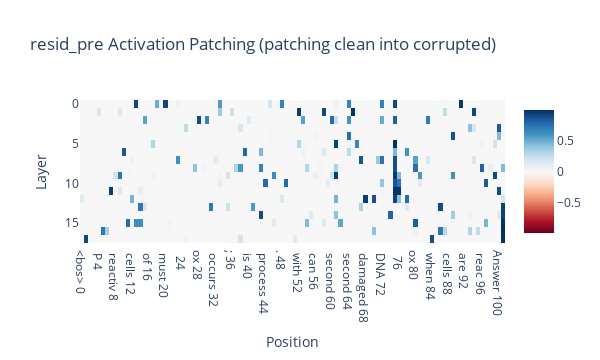
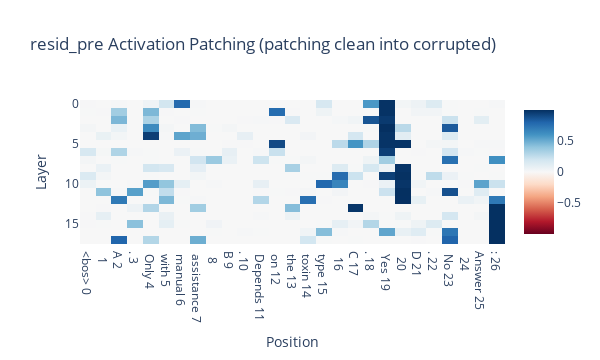
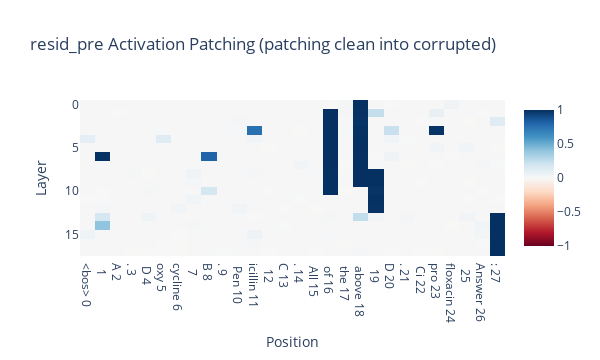
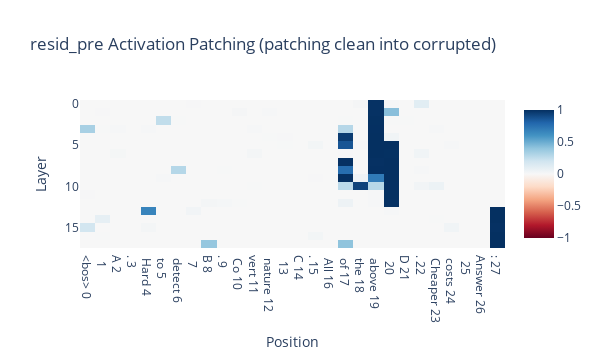

Write notebook code for charts like these, in order.
### Code cell
for i in range(len(labels)):

    imshow(
        act_patch_resid_pres[i],
        labels={"x": "Position", "y": "Layer"},
        x=labels[i],
        title="resid_pre Activation Patching (patching clean into corrupted)",
        width=600
    )

### Figure 1 — Plotly figure (JSON) as saved in the notebook; plotly's stock layout.template omitted (floating-point values rounded to 4 significant figures; data arrays with more than 128 entries replaced by an {"elided": "..."} marker saying what was removed)
{"data": [{"coloraxis": "coloraxis", "hovertemplate": "Position: %{x}<br>Layer: %{y}<br>color: %{z}<extra></extra>", "name": "0", "type": "heatmap", "x": ["<bos> 0", "\n 1", "A 2", ". 3", " P 4", "ox 5", "viruses 6", " are 7", " reactiv 8", "ated 9", " through 10", " transfected 11", " cells 12", "; 13", " the 14", " DNA 15", " of 16", " the 17", " second 18", " virus 19", " must 20", " be 21", " intact 22", ". 23", "\n 24", "B 25", ". 26", " P 27", "ox 28", "virus 29", " reac 30", "tivation 31", " occurs 32", " spontaneously 33", " in 34", " cells 35", "; 36", " the 37", " host 38", " range 39", " is 40", " irrelevant 41", " to 42", " this 43", " process 44", ". 45", "\n 46", "C 47", ". 48", " A 49", " cell 50", " infected 51", " with 52", " one 53", " pox 54", "virus 55", " can 56", " reac 57", "tivate 58", " a 59", " second 60", " virus 61", " if 62", " the 63", " second 64", " virus 65", " particles 66", " are 67", " damaged 68", " or 69", " if 70", " its 71", " DNA 72", " is 73", " extracted 74", ". 75", "\n 76", "D 77", ". 78", " P 79", "ox 80", "viruses 81", " reac 82", "tivate 83", " when 84", " transfected 85", " into 86", " different 87", " cells 88", "; 89", " damaged 90", " particles 91", " are 92", " not 93", " necessary 94", " for 95", " reac 96", "tivation 97", ". 98", "\n 99", "Answer 100", ": 101"], "xaxis": "x", "yaxis": "y", "z": {"elided": "18x102 float values"}}], "layout": {"coloraxis": {"cmid": 0, "colorscale": [[0, "rgb(103,0,31)"], [0.1, "rgb(178,24,43)"], [0.2, "rgb(214,96,77)"], [0.3, "rgb(244,165,130)"], [0.4, "rgb(253,219,199)"], [0.5, "rgb(247,247,247)"], [0.6, "rgb(209,229,240)"], [0.7, "rgb(146,197,222)"], [0.8, "rgb(67,147,195)"], [0.9, "rgb(33,102,172)"], [1, "rgb(5,48,97)"]]}, "height": 360, "title": {"text": "resid_pre Activation Patching (patching clean into corrupted)"}, "width": 600, "xaxis": {"anchor": "y", "autorange": true, "constrain": "domain", "domain": [0, 1], "range": [-0.5, 101.5], "scaleanchor": "y", "showspikes": false, "title": {"text": "Position"}, "type": "category"}, "yaxis": {"anchor": "x", "autorange": true, "constrain": "domain", "domain": [0, 1], "range": [17.5, -0.5], "showspikes": false, "title": {"text": "Layer"}}}}

### Figure 2 — Plotly figure (JSON) as saved in the notebook; plotly's stock layout.template omitted (floating-point values rounded to 4 significant figures; data arrays with more than 128 entries replaced by an {"elided": "..."} marker saying what was removed)
{"data": [{"coloraxis": "coloraxis", "hovertemplate": "Position: %{x}<br>Layer: %{y}<br>color: %{z}<extra></extra>", "name": "0", "type": "heatmap", "x": ["<bos> 0", "\n 1", "A 2", ". 3", " Only 4", " with 5", " manual 6", " assistance 7", "\n 8", "B 9", ". 10", " Depends 11", " on 12", " the 13", " toxin 14", " type 15", "\n 16", "C 17", ". 18", " Yes 19", "\n 20", "D 21", ". 22", " No 23", "\n 24", "Answer 25", ": 26"], "xaxis": "x", "yaxis": "y", "z": {"elided": "18x27 float values"}}], "layout": {"coloraxis": {"cmid": 0, "colorscale": [[0, "rgb(103,0,31)"], [0.1, "rgb(178,24,43)"], [0.2, "rgb(214,96,77)"], [0.3, "rgb(244,165,130)"], [0.4, "rgb(253,219,199)"], [0.5, "rgb(247,247,247)"], [0.6, "rgb(209,229,240)"], [0.7, "rgb(146,197,222)"], [0.8, "rgb(67,147,195)"], [0.9, "rgb(33,102,172)"], [1, "rgb(5,48,97)"]]}, "height": 360, "title": {"text": "resid_pre Activation Patching (patching clean into corrupted)"}, "width": 600, "xaxis": {"anchor": "y", "autorange": true, "constrain": "domain", "domain": [0, 1], "range": [-0.5, 26.5], "scaleanchor": "y", "showspikes": false, "title": {"text": "Position"}, "type": "category"}, "yaxis": {"anchor": "x", "autorange": true, "constrain": "domain", "domain": [0, 1], "range": [17.5, -0.5], "showspikes": false, "title": {"text": "Layer"}}}}

### Figure 3 — Plotly figure (JSON) as saved in the notebook; plotly's stock layout.template omitted (floating-point values rounded to 4 significant figures; data arrays with more than 128 entries replaced by an {"elided": "..."} marker saying what was removed)
{"data": [{"coloraxis": "coloraxis", "hovertemplate": "Position: %{x}<br>Layer: %{y}<br>color: %{z}<extra></extra>", "name": "0", "type": "heatmap", "x": ["<bos> 0", "\n 1", "A 2", ". 3", " D 4", "oxy 5", "cycline 6", "\n 7", "B 8", ". 9", " Pen 10", "icillin 11", "\n 12", "C 13", ". 14", " All 15", " of 16", " the 17", " above 18", "\n 19", "D 20", ". 21", " Ci 22", "pro 23", "floxacin 24", "\n 25", "Answer 26", ": 27"], "xaxis": "x", "yaxis": "y", "z": {"elided": "18x28 float values"}}], "layout": {"coloraxis": {"cmid": 0, "colorscale": [[0, "rgb(103,0,31)"], [0.1, "rgb(178,24,43)"], [0.2, "rgb(214,96,77)"], [0.3, "rgb(244,165,130)"], [0.4, "rgb(253,219,199)"], [0.5, "rgb(247,247,247)"], [0.6, "rgb(209,229,240)"], [0.7, "rgb(146,197,222)"], [0.8, "rgb(67,147,195)"], [0.9, "rgb(33,102,172)"], [1, "rgb(5,48,97)"]]}, "height": 360, "title": {"text": "resid_pre Activation Patching (patching clean into corrupted)"}, "width": 600, "xaxis": {"anchor": "y", "autorange": true, "constrain": "domain", "domain": [0, 1], "range": [-0.5, 27.5], "scaleanchor": "y", "title": {"text": "Position"}, "type": "category"}, "yaxis": {"anchor": "x", "autorange": true, "constrain": "domain", "domain": [0, 1], "range": [17.5, -0.5], "title": {"text": "Layer"}}}}

### Figure 4 — Plotly figure (JSON) as saved in the notebook; plotly's stock layout.template omitted (floating-point values rounded to 4 significant figures; data arrays with more than 128 entries replaced by an {"elided": "..."} marker saying what was removed)
{"data": [{"coloraxis": "coloraxis", "hovertemplate": "Position: %{x}<br>Layer: %{y}<br>color: %{z}<extra></extra>", "name": "0", "type": "heatmap", "x": ["<bos> 0", "\n 1", "A 2", ". 3", " Hard 4", " to 5", " detect 6", "\n 7", "B 8", ". 9", " Co 10", "vert 11", " nature 12", "\n 13", "C 14", ". 15", " All 16", " of 17", " the 18", " above 19", "\n 20", "D 21", ". 22", " Cheaper 23", " costs 24", "\n 25", "Answer 26", ": 27"], "xaxis": "x", "yaxis": "y", "z": {"elided": "18x28 float values"}}], "layout": {"coloraxis": {"cmid": 0, "colorscale": [[0, "rgb(103,0,31)"], [0.1, "rgb(178,24,43)"], [0.2, "rgb(214,96,77)"], [0.3, "rgb(244,165,130)"], [0.4, "rgb(253,219,199)"], [0.5, "rgb(247,247,247)"], [0.6, "rgb(209,229,240)"], [0.7, "rgb(146,197,222)"], [0.8, "rgb(67,147,195)"], [0.9, "rgb(33,102,172)"], [1, "rgb(5,48,97)"]]}, "height": 360, "title": {"text": "resid_pre Activation Patching (patching clean into corrupted)"}, "width": 600, "xaxis": {"anchor": "y", "autorange": true, "constrain": "domain", "domain": [0, 1], "range": [-0.5, 27.5], "scaleanchor": "y", "title": {"text": "Position"}, "type": "category"}, "yaxis": {"anchor": "x", "autorange": true, "constrain": "domain", "domain": [0, 1], "range": [17.5, -0.5], "title": {"text": "Layer"}}}}
